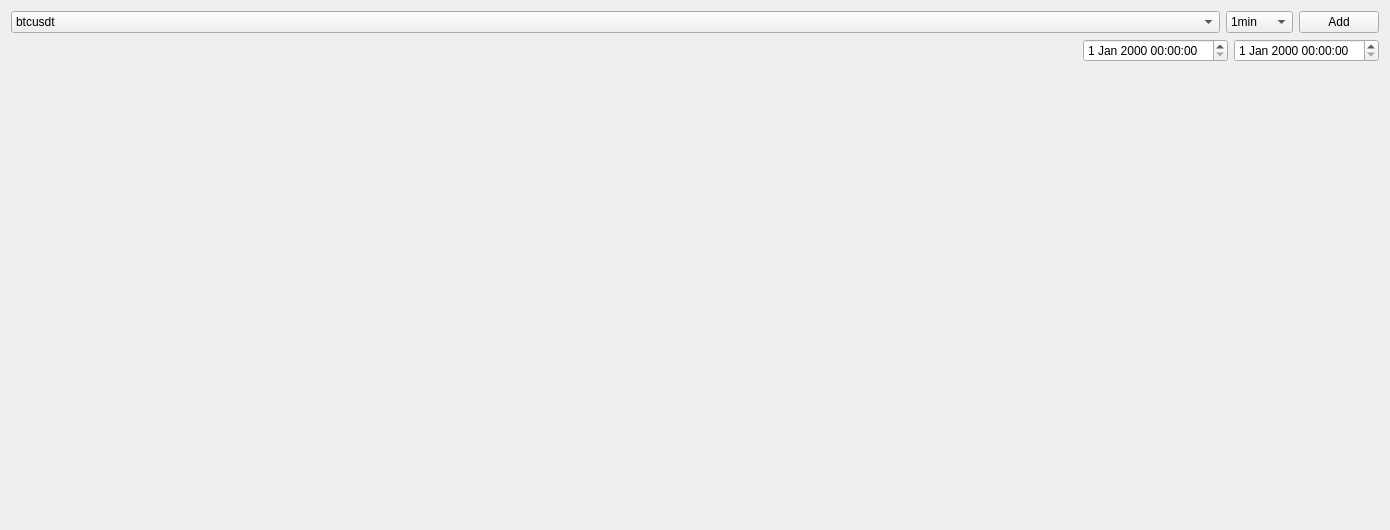
<?xml version="1.0" encoding="UTF-8"?>
<ui version="4.0">
 <class>Form</class>
 <widget class="QWidget" name="Form">
  <property name="geometry">
   <rect>
    <x>0</x>
    <y>0</y>
    <width>1390</width>
    <height>530</height>
   </rect>
  </property>
  <property name="windowTitle">
   <string>Market View</string>
  </property>
  <layout class="QVBoxLayout" name="verticalLayout">
   <item>
    <widget class="QWidget" name="widget_2" native="true">
     <property name="sizePolicy">
      <sizepolicy hsizetype="Preferred" vsizetype="Maximum">
       <horstretch>0</horstretch>
       <verstretch>0</verstretch>
      </sizepolicy>
     </property>
     <layout class="QHBoxLayout" name="horizontalLayout_3">
      <property name="leftMargin">
       <number>0</number>
      </property>
      <property name="topMargin">
       <number>0</number>
      </property>
      <property name="rightMargin">
       <number>0</number>
      </property>
      <property name="bottomMargin">
       <number>0</number>
      </property>
      <item>
       <widget class="QComboBox" name="comboBox_symbol">
        <property name="sizePolicy">
         <sizepolicy hsizetype="MinimumExpanding" vsizetype="Fixed">
          <horstretch>0</horstretch>
          <verstretch>0</verstretch>
         </sizepolicy>
        </property>
        <item>
         <property name="text">
          <string>btcusdt</string>
         </property>
        </item>
        <item>
         <property name="text">
          <string>ethusdt</string>
         </property>
        </item>
        <item>
         <property name="text">
          <string>xrpusdt</string>
         </property>
        </item>
       </widget>
      </item>
      <item>
       <widget class="QComboBox" name="comboBox_interval">
        <item>
         <property name="text">
          <string>1min</string>
         </property>
        </item>
        <item>
         <property name="text">
          <string>5min</string>
         </property>
        </item>
        <item>
         <property name="text">
          <string>15min</string>
         </property>
        </item>
        <item>
         <property name="text">
          <string>30min</string>
         </property>
        </item>
        <item>
         <property name="text">
          <string>60min</string>
         </property>
        </item>
        <item>
         <property name="text">
          <string>4hour</string>
         </property>
        </item>
        <item>
         <property name="text">
          <string>1day</string>
         </property>
        </item>
        <item>
         <property name="text">
          <string>1week</string>
         </property>
        </item>
        <item>
         <property name="text">
          <string>1mon</string>
         </property>
        </item>
       </widget>
      </item>
      <item>
       <widget class="QPushButton" name="pushButton_add">
        <property name="text">
         <string>Add</string>
        </property>
       </widget>
      </item>
     </layout>
    </widget>
   </item>
   <item>
    <widget class="QWidget" name="widget" native="true">
     <property name="sizePolicy">
      <sizepolicy hsizetype="Preferred" vsizetype="Maximum">
       <horstretch>0</horstretch>
       <verstretch>0</verstretch>
      </sizepolicy>
     </property>
     <layout class="QHBoxLayout" name="horizontalLayout_2">
      <property name="leftMargin">
       <number>0</number>
      </property>
      <property name="topMargin">
       <number>0</number>
      </property>
      <property name="rightMargin">
       <number>0</number>
      </property>
      <property name="bottomMargin">
       <number>0</number>
      </property>
      <item>
       <spacer name="horizontalSpacer">
        <property name="orientation">
         <enum>Qt::Orientation::Horizontal</enum>
        </property>
        <property name="sizeHint" stdset="0">
         <size>
          <width>40</width>
          <height>20</height>
         </size>
        </property>
       </spacer>
      </item>
      <item>
       <widget class="QDateTimeEdit" name="dateTimeEdit_start"/>
      </item>
      <item>
       <widget class="QDateTimeEdit" name="dateTimeEdit_end"/>
      </item>
     </layout>
    </widget>
   </item>
   <item>
    <widget class="QWidget" name="chart_container" native="true">
     <layout class="QVBoxLayout" name="verticalLayout_3">
      <property name="leftMargin">
       <number>0</number>
      </property>
      <property name="topMargin">
       <number>0</number>
      </property>
      <property name="rightMargin">
       <number>0</number>
      </property>
      <property name="bottomMargin">
       <number>0</number>
      </property>
     </layout>
    </widget>
   </item>
  </layout>
 </widget>
 <resources/>
 <connections/>
</ui>
